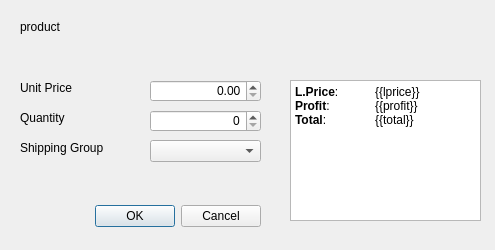
<?xml version="1.0" encoding="UTF-8"?>
<ui version="4.0">
 <class>Dialog</class>
 <widget class="QDialog" name="Dialog">
  <property name="geometry">
   <rect>
    <x>0</x>
    <y>0</y>
    <width>495</width>
    <height>250</height>
   </rect>
  </property>
  <property name="windowTitle">
   <string>Dialog</string>
  </property>
  <widget class="QDialogButtonBox" name="confirmBox">
   <property name="geometry">
    <rect>
     <x>20</x>
     <y>200</y>
     <width>241</width>
     <height>32</height>
    </rect>
   </property>
   <property name="orientation">
    <enum>Qt::Horizontal</enum>
   </property>
   <property name="standardButtons">
    <set>QDialogButtonBox::Cancel|QDialogButtonBox::Ok</set>
   </property>
  </widget>
  <widget class="QLabel" name="label">
   <property name="geometry">
    <rect>
     <x>20</x>
     <y>110</y>
     <width>61</width>
     <height>16</height>
    </rect>
   </property>
   <property name="text">
    <string>Quantity</string>
   </property>
  </widget>
  <widget class="QLabel" name="label_2">
   <property name="geometry">
    <rect>
     <x>20</x>
     <y>80</y>
     <width>61</width>
     <height>16</height>
    </rect>
   </property>
   <property name="text">
    <string>Unit Price</string>
   </property>
  </widget>
  <widget class="QLabel" name="label_3">
   <property name="geometry">
    <rect>
     <x>20</x>
     <y>140</y>
     <width>91</width>
     <height>16</height>
    </rect>
   </property>
   <property name="text">
    <string>Shipping Group</string>
   </property>
  </widget>
  <widget class="QLabel" name="productName">
   <property name="geometry">
    <rect>
     <x>20</x>
     <y>20</y>
     <width>251</width>
     <height>41</height>
    </rect>
   </property>
   <property name="text">
    <string>product</string>
   </property>
   <property name="alignment">
    <set>Qt::AlignLeading|Qt::AlignLeft|Qt::AlignTop</set>
   </property>
   <property name="wordWrap">
    <bool>true</bool>
   </property>
   <property name="indent">
    <number>-1</number>
   </property>
  </widget>
  <widget class="QSpinBox" name="quantity">
   <property name="geometry">
    <rect>
     <x>150</x>
     <y>110</y>
     <width>111</width>
     <height>22</height>
    </rect>
   </property>
   <property name="alignment">
    <set>Qt::AlignRight|Qt::AlignTrailing|Qt::AlignVCenter</set>
   </property>
   <property name="maximum">
    <number>999999</number>
   </property>
  </widget>
  <widget class="QDoubleSpinBox" name="unitPrice">
   <property name="geometry">
    <rect>
     <x>150</x>
     <y>80</y>
     <width>111</width>
     <height>22</height>
    </rect>
   </property>
   <property name="alignment">
    <set>Qt::AlignRight|Qt::AlignTrailing|Qt::AlignVCenter</set>
   </property>
   <property name="singleStep">
    <double>0.020000000000000</double>
   </property>
  </widget>
  <widget class="QComboBox" name="shippingGroup">
   <property name="geometry">
    <rect>
     <x>150</x>
     <y>140</y>
     <width>111</width>
     <height>22</height>
    </rect>
   </property>
  </widget>
  <widget class="QTextBrowser" name="textBrowser">
   <property name="geometry">
    <rect>
     <x>290</x>
     <y>80</y>
     <width>191</width>
     <height>141</height>
    </rect>
   </property>
   <property name="html">
    <string>&lt;!DOCTYPE HTML PUBLIC &quot;-//W3C//DTD HTML 4.0//EN&quot; &quot;http://www.w3.org/TR/REC-html40/strict.dtd&quot;&gt;
&lt;html&gt;&lt;head&gt;&lt;meta name=&quot;qrichtext&quot; content=&quot;1&quot; /&gt;&lt;meta charset=&quot;utf-8&quot; /&gt;&lt;style type=&quot;text/css&quot;&gt;
p, li { white-space: pre-wrap; }
hr { height: 1px; border-width: 0; }
&lt;/style&gt;&lt;/head&gt;&lt;body style=&quot; font-family:'Segoe UI'; font-size:9pt; font-weight:400; font-style:normal;&quot;&gt;
&lt;p style=&quot; margin-top:0px; margin-bottom:0px; margin-left:0px; margin-right:0px; -qt-block-indent:0; text-indent:0px;&quot;&gt;&lt;span style=&quot; font-weight:700;&quot;&gt;L.Price&lt;/span&gt;:	{{lprice}}&lt;/p&gt;
&lt;p style=&quot; margin-top:0px; margin-bottom:0px; margin-left:0px; margin-right:0px; -qt-block-indent:0; text-indent:0px;&quot;&gt;&lt;span style=&quot; font-weight:700;&quot;&gt;Profit&lt;/span&gt;:	{{profit}}&lt;/p&gt;
&lt;p style=&quot; margin-top:0px; margin-bottom:0px; margin-left:0px; margin-right:0px; -qt-block-indent:0; text-indent:0px;&quot;&gt;&lt;span style=&quot; font-weight:700;&quot;&gt;Total&lt;/span&gt;:	{{total}}&lt;/p&gt;
&lt;p style=&quot;-qt-paragraph-type:empty; margin-top:0px; margin-bottom:0px; margin-left:0px; margin-right:0px; -qt-block-indent:0; text-indent:0px;&quot;&gt;&lt;br /&gt;&lt;/p&gt;&lt;/body&gt;&lt;/html&gt;</string>
   </property>
  </widget>
 </widget>
 <resources/>
 <connections>
  <connection>
   <sender>confirmBox</sender>
   <signal>accepted()</signal>
   <receiver>Dialog</receiver>
   <slot>accept()</slot>
   <hints>
    <hint type="sourcelabel">
     <x>248</x>
     <y>254</y>
    </hint>
    <hint type="destinationlabel">
     <x>157</x>
     <y>274</y>
    </hint>
   </hints>
  </connection>
  <connection>
   <sender>confirmBox</sender>
   <signal>rejected()</signal>
   <receiver>Dialog</receiver>
   <slot>reject()</slot>
   <hints>
    <hint type="sourcelabel">
     <x>316</x>
     <y>260</y>
    </hint>
    <hint type="destinationlabel">
     <x>286</x>
     <y>274</y>
    </hint>
   </hints>
  </connection>
 </connections>
</ui>
